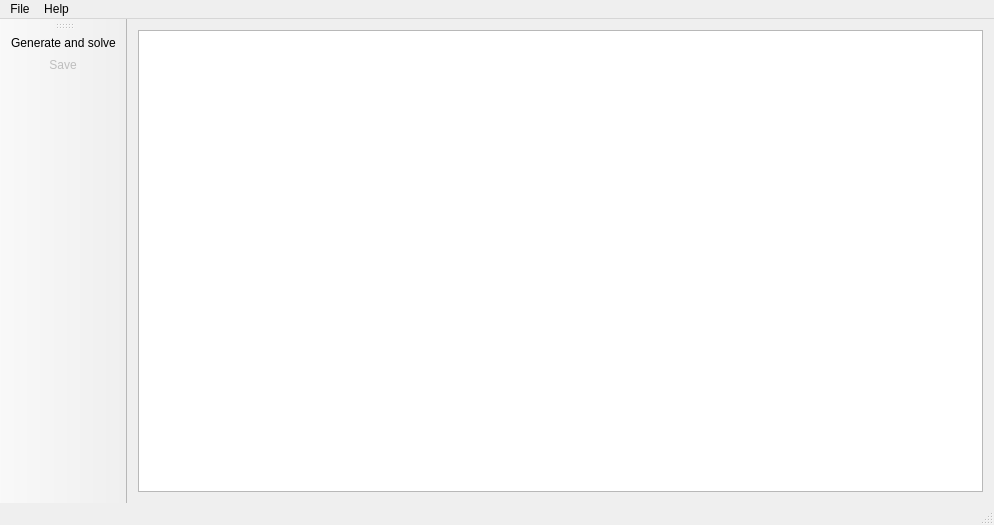
<?xml version="1.0" encoding="UTF-8"?>
<ui version="4.0">
 <class>MainWindow</class>
 <widget class="QMainWindow" name="MainWindow">
  <property name="geometry">
   <rect>
    <x>0</x>
    <y>0</y>
    <width>994</width>
    <height>525</height>
   </rect>
  </property>
  <property name="windowTitle">
   <string>MainWindow</string>
  </property>
  <widget class="QWidget" name="centralWidget">
   <layout class="QHBoxLayout" name="horizontalLayout">
    <item>
     <widget class="QGraphicsView" name="graphicsView">
      <property name="interactive">
       <bool>false</bool>
      </property>
     </widget>
    </item>
   </layout>
  </widget>
  <widget class="QMenuBar" name="menuBar">
   <property name="geometry">
    <rect>
     <x>0</x>
     <y>0</y>
     <width>994</width>
     <height>20</height>
    </rect>
   </property>
   <widget class="QMenu" name="menuFile">
    <property name="title">
     <string>File</string>
    </property>
    <addaction name="actionOpen"/>
    <addaction name="actionSave"/>
    <addaction name="separator"/>
    <addaction name="actionSettings"/>
    <addaction name="separator"/>
    <addaction name="actionExit"/>
   </widget>
   <widget class="QMenu" name="menuHelp">
    <property name="title">
     <string>Help</string>
    </property>
    <addaction name="actionAbout"/>
   </widget>
   <addaction name="menuFile"/>
   <addaction name="menuHelp"/>
  </widget>
  <widget class="QStatusBar" name="statusBar"/>
  <widget class="QToolBar" name="toolBar">
   <property name="enabled">
    <bool>true</bool>
   </property>
   <property name="windowTitle">
    <string>toolBar</string>
   </property>
   <attribute name="toolBarArea">
    <enum>LeftToolBarArea</enum>
   </attribute>
   <attribute name="toolBarBreak">
    <bool>false</bool>
   </attribute>
   <addaction name="actionGenerate_tail_map"/>
   <addaction name="actionSave_tail_map"/>
  </widget>
  <action name="actionOpen">
   <property name="text">
    <string>Open</string>
   </property>
  </action>
  <action name="actionSave">
   <property name="text">
    <string>Save</string>
   </property>
  </action>
  <action name="actionExit">
   <property name="text">
    <string>Exit</string>
   </property>
  </action>
  <action name="actionAbout">
   <property name="text">
    <string>About</string>
   </property>
  </action>
  <action name="actionGenerate_tail_map">
   <property name="enabled">
    <bool>true</bool>
   </property>
   <property name="text">
    <string>Generate and solve</string>
   </property>
  </action>
  <action name="actionSettings">
   <property name="text">
    <string>Settings</string>
   </property>
  </action>
  <action name="actionSave_tail_map">
   <property name="enabled">
    <bool>false</bool>
   </property>
   <property name="text">
    <string>Save</string>
   </property>
  </action>
 </widget>
 <layoutdefault spacing="6" margin="11"/>
 <resources/>
 <connections>
  <connection>
   <sender>actionExit</sender>
   <signal>triggered()</signal>
   <receiver>MainWindow</receiver>
   <slot>close()</slot>
   <hints>
    <hint type="sourcelabel">
     <x>-1</x>
     <y>-1</y>
    </hint>
    <hint type="destinationlabel">
     <x>327</x>
     <y>193</y>
    </hint>
   </hints>
  </connection>
 </connections>
</ui>
